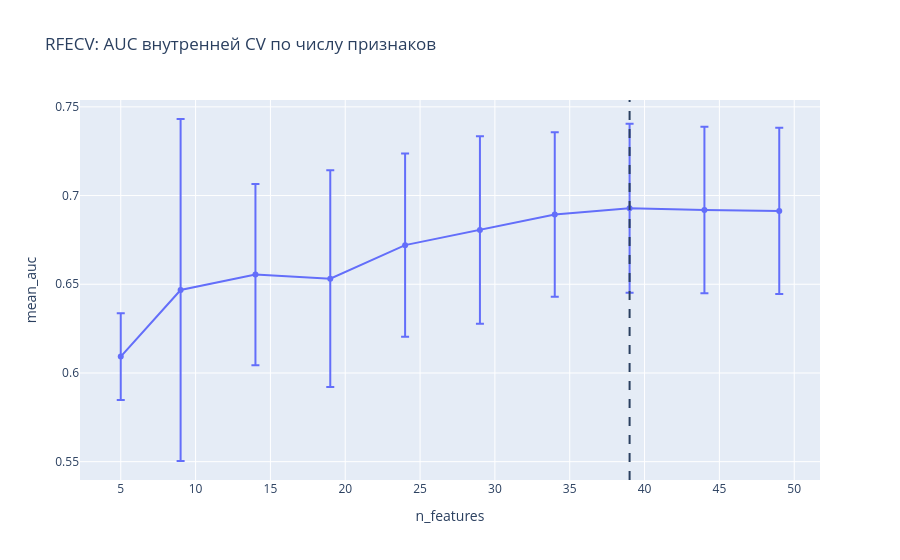

Here is the notebook cell this chart was saved with:
### Markdown cell above
# RFECV

### Code cell
from itertools import combinations

from sklearn.base import clone
from sklearn.feature_selection import RFECV

X_rfecv = X.loc[y_train.index, feature_cols]

lr_params = dict(
    C=1.0,
    l1_ratio=0.0,
    solver="saga",
    class_weight=None,
    fit_intercept=True,
    max_iter=5000,
    tol=1e-4,
    random_state=42,
)

outer_cv = StratifiedKFold(n_splits=3, shuffle=True, random_state=42)
inner_cv = StratifiedKFold(n_splits=3, shuffle=True, random_state=43)

baseline_template = make_pipeline(
    SimpleImputer(strategy="median"),
    StandardScaler(),
    LogisticRegression(**lr_params),
)

selector = RFECV(
    estimator=make_pipeline(
        StandardScaler(),
        LogisticRegression(**lr_params),
    ),
    importance_getter="named_steps.logisticregression.coef_",
    step=5,
    min_features_to_select=5,
    cv=inner_cv,
    scoring="roc_auc",
)

rfecv_template = make_pipeline(
    SimpleImputer(strategy="median"),
    selector,
    StandardScaler(),
    LogisticRegression(**lr_params),
)

rows = []
selected_sets = []

for fold, (train_idx, val_idx) in enumerate(
    outer_cv.split(X_rfecv, y_train), start=1
):
    X_fit = X_rfecv.iloc[train_idx]
    X_val = X_rfecv.iloc[val_idx]
    y_fit = y_train.iloc[train_idx]
    y_val = y_train.iloc[val_idx]

    for name, template in (
        ("baseline", baseline_template),
        ("RFECV", rfecv_template),
    ):
        model = clone(template).fit(X_fit, y_fit)
        probabilities = model.predict_proba(X_val)[:, 1]

        n_features = len(feature_cols)
        if name == "RFECV":
            chosen = set(
                X_rfecv.columns[model.named_steps["rfecv"].support_]
            )
            selected_sets.append(chosen)
            n_features = len(chosen)

        auc = roc_auc_score(y_val, probabilities)
        loss = log_loss(y_val, probabilities)

        rows.append({
            "fold": fold,
            "model": name,
            "n_features": n_features,
            "roc_auc": auc,
            "log_loss": loss,
        })

        logger.report_scalar(
            title="RFECV experiment / ROC-AUC",
            series=name,
            value=float(auc),
            iteration=fold,
        )
        logger.report_scalar(
            title="RFECV experiment / Log Loss",
            series=name,
            value=float(loss),
            iteration=fold,
        )

fold_results = pd.DataFrame(rows)
summary = fold_results.groupby("model").agg(
    auc_mean=("roc_auc", "mean"),
    auc_std=("roc_auc", "std"),
    log_loss_mean=("log_loss", "mean"),
    mean_features=("n_features", "mean"),
).round(3)

selection_frequency = pd.DataFrame({
    "feature": feature_cols,
    "selected_folds": [
        sum(feature in chosen for chosen in selected_sets)
        for feature in feature_cols
    ],
}).sort_values(
    ["selected_folds", "feature"],
    ascending=[False, True],
)

mean_jaccard = np.mean([
    len(a & b) / len(a | b)
    for a, b in combinations(selected_sets, 2)
])

print(f'''Сравнение на внешних фолдах:
{summary.to_string()}

Число признаков RFECV по фолдам: {[len(s) for s in selected_sets]}
Среднее совпадение наборов (Jaccard): {mean_jaccard:.3f}

Частота отбора — топ-20:
{selection_frequency.head(20).to_string(index=False)}''')

logger.report_table(
    title="RFECV experiment",
    series="outer_fold_comparison",
    table_plot=fold_results,
)
logger.report_table(
    title="RFECV experiment",
    series="selection_frequency",
    table_plot=selection_frequency,
)
logger.report_single_value(
    name="rfecv_mean_jaccard",
    value=float(mean_jaccard),
)

rfecv_final = clone(rfecv_template).fit(X_rfecv, y_train)
final_selector = rfecv_final.named_steps["rfecv"]
selected_features = X_rfecv.columns[final_selector.support_].tolist()

curve = pd.DataFrame({
    "n_features": final_selector.cv_results_["n_features"],
    "mean_auc": final_selector.cv_results_["mean_test_score"],
    "std_auc": final_selector.cv_results_["std_test_score"],
})

fig = px.line(
    curve,
    x="n_features",
    y="mean_auc",
    error_y="std_auc",
    markers=True,
    title="RFECV: AUC внутренней CV по числу признаков",
)
fig.add_vline(x=final_selector.n_features_, line_dash="dash")
fig.show()

logger.report_plotly(
    title="RFECV experiment",
    series="inner_auc_by_feature_count",
    figure=fig,
)
task.upload_artifact(
    name="rfecv_selected_features",
    artifact_object={"features": selected_features},
)

print(f'''На всех обучающих данных RFECV выбрал
{final_selector.n_features_} из {len(feature_cols)} признаков:
{selected_features}''')

### Figure 1 — Plotly figure (JSON) as saved in the notebook; plotly's stock layout.template omitted (floating-point values rounded to 4 significant figures)
{"data": [{"error_y": {"array": [0.02449, 0.09639, 0.05105, 0.06113, 0.05161, 0.05284, 0.04634, 0.04762, 0.04695, 0.04684]}, "hovertemplate": "n_features=%{x}<br>mean_auc=%{y}<extra></extra>", "legendgroup": "", "line": {"color": "#636efa", "dash": "solid"}, "marker": {"symbol": "circle"}, "mode": "lines+markers", "name": "", "orientation": "v", "showlegend": false, "x": [5, 9, 14, 19, 24, 29, 34, 39, 44, 49], "xaxis": "x", "y": [0.6092, 0.6468, 0.6555, 0.6532, 0.6721, 0.6806, 0.6893, 0.6929, 0.6919, 0.6914], "yaxis": "y", "type": "scatter"}], "layout": {"legend": {"tracegroupgap": 0}, "shapes": [{"line": {"dash": "dash"}, "type": "line", "x0": 39, "x1": 39, "xref": "x", "y0": 0, "y1": 1, "yref": "y domain"}], "title": {"text": "RFECV: AUC внутренней CV по числу признаков"}, "xaxis": {"anchor": "y", "domain": [0.0, 1.0], "title": {"text": "n_features"}}, "yaxis": {"anchor": "x", "domain": [0.0, 1.0], "title": {"text": "mean_auc"}}}}
